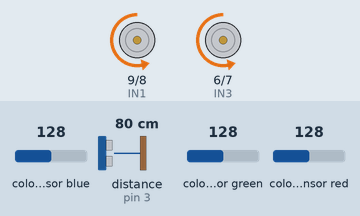
Recording of a sketch running on a simulated Arduino Uno, built with avr-gcc and run on an emulated ATmega328P. On the bench: motor-driver pin pairs drawn as motors (green arrow = first pin HIGH = forward, orange = second pin HIGH = backward, longer = more drive, scaled by the enable pin). Wiring (inferred from the names in the program): ultrasonic range finder: trigger pin 2; echo pin 3. Inputs (shaded band) come from the test bench; at power-on: distance to the obstacle (sensor on pin 3) 80 cm, colour sensor blue 128, colour sensor green 128, colour sensor red 128. The echo pulse lasts 58.3 µs per cm; what the sketch prints to the serial monitor is not drawn.

Above: at 1.2 s.
1.3 s: distance to the obstacle (sensor on pin 3) set to 35 cm
2.8 s: distance to the obstacle (sensor on pin 3) set to 30 cm
At 3.7 s:
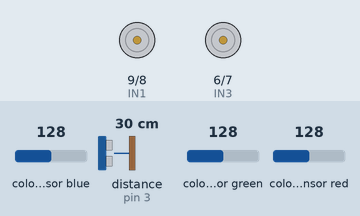
Timing chart, 0 to 5.8 s (numbered marks = the images above; inputs shaded):
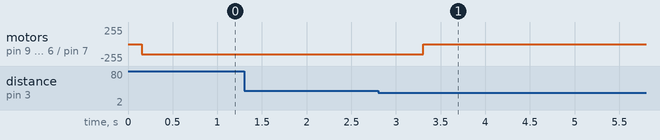

Measured:
- the behaviour switches between 34 and 33 cm on distance to the obstacle (sensor on pin 3) (found by bisection; images 0 and 1)
- after the input at 1.3 s, every drawn part: stays the same
- after the input at 2.8 s, motor on pin 9 (IN1) / pin 8 (IN2), motor on pin 6 (IN3) / pin 7 (IN4): backward 150/255 → stopped after 0.51 s

The sketch:

05_detectarObstaculo_girarSegunColor.ino
```cpp
#include <Wire.h>
#include "Adafruit_TCS34725.h"

const int ENA = 10;
const int IN1 = 9;
const int IN2 = 8;
const int IN4 = 7;
const int IN3 = 6;
const int ENB = 5;

const int trigPin = 2;
const int echoPin = 3;
const int numLecturas = 10;
const float UMBRAL_OBSTACULO = 35.0;

Adafruit_TCS34725 tcs = Adafruit_TCS34725();

void setup() {
  pinMode(IN1, OUTPUT); pinMode(IN2, OUTPUT);
  pinMode(IN3, OUTPUT); pinMode(IN4, OUTPUT);
  pinMode(ENA, OUTPUT); pinMode(ENB, OUTPUT);
  pinMode(trigPin, OUTPUT); pinMode(echoPin, INPUT);

  Serial.begin(9600);

  if (tcs.begin()) {
    Serial.println("Sensor TCS34725 detectado.");
  } else {
    Serial.println("No se encontró el sensor.");
    while (1);
  }
}

void avanzar(int velocidad) {
  digitalWrite(IN1, LOW); digitalWrite(IN2, HIGH);
  digitalWrite(IN3, LOW); digitalWrite(IN4, HIGH);
  analogWrite(ENA, velocidad); analogWrite(ENB, velocidad);
}

void retroceder(int tiempo, int velocidad) {
  digitalWrite(IN1, HIGH); digitalWrite(IN2, LOW);
  digitalWrite(IN3, HIGH); digitalWrite(IN4, LOW);
  analogWrite(ENA, velocidad); analogWrite(ENB, velocidad);
  delay(tiempo);
}

void girarDerecha(int tiempo, int velocidad) {
  digitalWrite(IN1, HIGH); digitalWrite(IN2, LOW);
  digitalWrite(IN3, LOW); digitalWrite(IN4, HIGH);
  analogWrite(ENA, velocidad); analogWrite(ENB, velocidad);
  delay(tiempo);
}

void girarIzquierda(int tiempo, int velocidad) {
  digitalWrite(IN1, LOW); digitalWrite(IN2, HIGH);
  digitalWrite(IN3, HIGH); digitalWrite(IN4, LOW);
  analogWrite(ENA, velocidad); analogWrite(ENB, velocidad);
  delay(tiempo);
}

void detenerse(int tiempo) {
  digitalWrite(IN1, LOW); digitalWrite(IN2, LOW);
  digitalWrite(IN3, LOW); digitalWrite(IN4, LOW);
  analogWrite(ENA, 0); analogWrite(ENB, 0);
  delay(tiempo);
}

String medirColor() {
  uint16_t r, g, b, c;
  tcs.getRawData(&r, &g, &b, &c);

  if (c == 0) c = 1;

  float fr = (float)r / c;
  float fg = (float)g / c;
  float fb = (float)b / c;

  Serial.print("R: "); Serial.print(r);
  Serial.print(" G: "); Serial.print(g);
  Serial.print(" B: "); Serial.print(b);
  Serial.print(" C: "); Serial.print(c);
  Serial.print(" | fr: "); Serial.print(fr, 2);
  Serial.print(" fg: "); Serial.print(fg, 2);
  Serial.print(" fb: "); Serial.println(fb, 2);

  String color = "Indefinido";

  if (c < 2) {
    color = "Negro";
  } else if (fr > fg + 0.15 && fr > fb + 0.15) {
    color = "Rojo";
  } else if (fg > fr + 0.10 && fg > fb + 0.10) {
    color = "Verde";
  } else if (fb > fr + 0.10 && fb > fg + 0.10) {
    color = "Azul";
  } else if (fr > 0.25 && fg > 0.25 && fb > 0.25 &&
             abs(fr - fg) < 0.05 && abs(fg - fb) < 0.05) {
    color = "Blanco";
  }

  Serial.print("Color detectado: ");
  Serial.println(color);
  return color;
}

float medirDistancia() {
  digitalWrite(trigPin, LOW); delayMicroseconds(2);
  digitalWrite(trigPin, HIGH); delayMicroseconds(10);
  digitalWrite(trigPin, LOW);

  long duration = pulseIn(echoPin, HIGH, 30000);
  if (duration == 0) return -1;

  float distancia = duration * 0.034 / 2;
  distancia += 2.0;
  return distancia;
}

void loop() {
  float suma = 0;
  int lecturasValidas = 0;

  for (int i = 0; i < numLecturas; i++) {
    float d = medirDistancia();
    if (d >= 0 && d < 400) {
      suma += d;
      lecturasValidas++;
    }
    delay(10);
  }

  if (lecturasValidas > 0) {
    float promedio = suma / lecturasValidas;
    Serial.print("Distancia promedio: ");
    Serial.print(promedio, 2);
    Serial.println(" cm");

    if (promedio >= UMBRAL_OBSTACULO) {
      avanzar(150);
    } else {
      Serial.println("⚠️ ¡Obstáculo detectado!");
      detenerse(3000);
      delay(100);
      String color = medirColor();

      if (color == "Rojo") retroceder(1400, 150);
      else if (color == "Negro") girarDerecha(490, 150);
      else if (color == "Verde") girarIzquierda(490, 150);
      else
      {
        detenerse(2000);
      }
      detenerse(1000);

    }
    delay(500);

  } else {
    Serial.println("Sin lectura válida de ultrasónico");
  }
}
```
